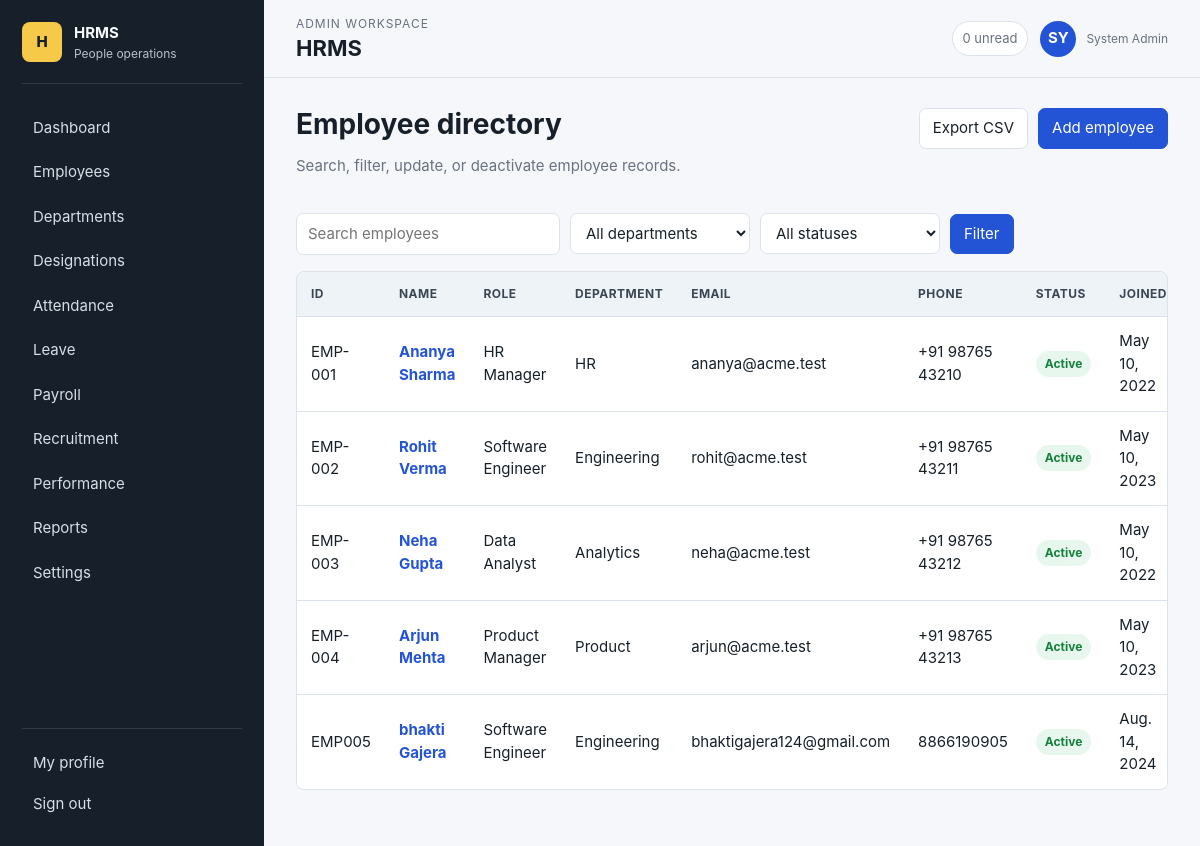
Screenshot of /employees/ (signed in) with the database file from the repository.
### ems/models.py (models this page shows, shortened)
class TimeStampedModel(models.Model):
    created_at = models.DateTimeField(auto_now_add=True)
    updated_at = models.DateTimeField(auto_now=True)
    class Meta:
        abstract = True

class Employee(TimeStampedModel):
    class Status(models.TextChoices):
        ACTIVE = "active", "Active"
        INACTIVE = "inactive", "Inactive"
    class Gender(models.TextChoices):
        FEMALE = "female", "Female"
        MALE = "male", "Male"
        OTHER = "other", "Other"
    user = models.OneToOneField(settings.AUTH_USER_MODEL, on_delete=models.CASCADE, related_name="employee", null=True, blank=True)
    employee_id = models.CharField(max_length=20, unique=True)
    department = models.ForeignKey(Department, on_delete=models.PROTECT, related_name="employees")
    designation = models.ForeignKey(Designation, on_delete=models.PROTECT, related_name="employees")
    phone = models.CharField(max_length=25)
    date_of_birth = models.DateField(null=True, blank=True)
    gender = models.CharField(max_length=10, choices=Gender.choices, blank=True)
    address = models.TextField(blank=True)
    joining_date = models.DateField()
    status = models.CharField(max_length=10, choices=Status.choices, default=Status.ACTIVE)
    profile_photo = models.ImageField(upload_to="profiles/", blank=True)
    emergency_contact = models.CharField(max_length=25, blank=True)
    @property
    def full_name(self): return self.user.get_full_name() if self.user else self.employee_id

class Designation(TimeStampedModel):
    name = models.CharField(max_length=100, unique=True)
    description = models.TextField(blank=True)
    active = models.BooleanField(default=True)
    def __str__(self): return self.name

class Department(TimeStampedModel):
    name = models.CharField(max_length=100, unique=True)
    description = models.TextField(blank=True)
    active = models.BooleanField(default=True)
    def __str__(self): return self.name

### ems/views.py (the view)
# urls.py: path("employees/",views.employees,name="employees"),path("employees/add/",views.employee_form,name="employee_add"),path("employees/<int:pk>/edit/",views.employee_form,name="employee_edit"),path("emplo
@admin_required
def employees(request):
    records = Employee.objects.select_related("user", "department", "designation").order_by("employee_id")
    q=request.GET.get("q", ""); department=request.GET.get("department", ""); status=request.GET.get("status", "")
    if q: records=records.filter(Q(employee_id__icontains=q)|Q(user__first_name__icontains=q)|Q(user__last_name__icontains=q)|Q(user__email__icontains=q))
    if department: records=records.filter(department_id=department)
    if status: records=records.filter(status=status)
    return render(request,"ems/employees.html",{"employees":paginate(request,records),"departments":Department.objects.filter(active=True),"q":q,"selected_department":department,"selected_status":status})

### ems/views.py (called while the page is built)
def is_admin(user): return user.is_authenticated and user.is_staff

def admin_required(view_func):
    @wraps(view_func)
    @login_required
    def wrapped(request, *args, **kwargs):
        if not is_admin(request.user):
            return render(request, "403.html", status=403)
        return view_func(request, *args, **kwargs)
    return wrapped

def paginate(request, records, per_page=12):
    return Paginator(records, per_page).get_page(request.GET.get("page"))

### templates/ems/employees.html (shortened to what this page needs)
{% extends "base.html" %}
{% block content %}
  <div class="page-head">
    <div>
      <h1>Employee directory</h1>
      <p class="muted">Search, filter, update, or deactivate employee records.</p>
    </div>
    <div class="toolbar">
      <a class="btn" href="{% url 'ems:employees_export' %}">Export CSV</a>
      <a class="btn primary" href="{% url 'ems:employee_add' %}">Add employee</a>
    </div>
  </div>
  <form class="toolbar" method="get">
    <input class="input" name="q" value="{{ q }}" placeholder="Search employees">
    <select class="input" name="department">
      <option value="">All departments</option>
    </select>
    <select class="input" name="status">
      <option value="">All statuses</option>
    </select>
    <button class="btn primary">Filter</button>
  </form>
  <div class="table-wrap">
    <table>
      <thead>
        <tr><th>ID</th><th>Name</th><th>Role</th><th>Department</th><th>Email</th><th>Phone</th><th>Status</th><th>Joined</th><th>Actions</th></tr>
      </thead>
      <tbody>
        {% for e in employees %}
          <tr>
            <td>{{ e.employee_id }}</td>
            <td><a class="text-link" href="{% url 'ems:employee_edit' e.pk %}">{{ e.full_name }}</a></td>
            <td>{{ e.designation }}</td>
            <td>{{ e.department }}</td>
            <td>{{ e.user.email }}</td>
            <td>{{ e.phone }}</td>
            <td><span class="badge {{ e.status }}">{{ e.get_status_display }}</span></td>
            <td>{{ e.joining_date }}</td>
          </tr>
        {% empty %}
          <tr><td colspan="9" class="empty">No employees match your filters.</td></tr>
        {% endfor %}
      </tbody>
    </table>
  </div>
{% endblock %}

### templates/base.html (shortened to what this page needs)
{% load static %}
<!doctype html>
<html lang="en">
<head>
  <link rel="stylesheet" href="{% static 'css/app.css' %}">
</head>
<body class="app-body">
  {% if request.user.is_authenticated %}
    {% include "components/sidebar.html" %}
    <div class="app-frame">
      {% include "components/topbar.html" %}
      <main class="page">
  {% else %}
    <main class="auth-page">
  {% endif %}
      {% block content %}{% endblock %}
    </main>
  {% if request.user.is_authenticated %}
    </div>
  {% endif %}
</body>
</html>

### templates/components/sidebar.html (shortened to what this page needs)
<aside class="app-sidebar" id="appSidebar">
  <a class="brand-mark" href="{% url 'ems:dashboard' %}" aria-label="Dashboard">
    <span class="brand-symbol">H</span>
    <span><strong>HRMS</strong><small>People operations</small></span>
  </a>
  <nav class="nav-group" aria-label="Primary navigation">
    <a href="{% url 'ems:dashboard' %}">Dashboard</a>
    {% if request.user.is_staff %}
      <a href="{% url 'ems:employees' %}">Employees</a>
      <a href="{% url 'ems:departments' %}">Departments</a>
      <a href="{% url 'ems:designations' %}">Designations</a>
    {% endif %}
    <a href="{% url 'ems:attendance' %}">Attendance</a>
    <a href="{% url 'ems:leaves' %}">Leave</a>
    <a href="{% url 'ems:payroll' %}">Payroll</a>
    {% if request.user.is_staff %}
      <a href="{% url 'ems:recruitment' %}">Recruitment</a>
      <a href="{% url 'ems:performance' %}">Performance</a>
      <a href="{% url 'ems:reports' %}">Reports</a>
      <a href="{% url 'ems:settings' %}">Settings</a>
    {% endif %}
  </nav>
  <div class="sidebar-footer">
    <a href="{% url 'ems:profile' %}">My profile</a>
    <form method="post" action="{% url 'ems:logout' %}">
      <button class="nav-action" type="submit">Sign out</button>
    </form>
  </div>
</aside>

### templates/components/topbar.html (shortened to what this page needs)
<header class="app-topbar">
  <div>
    <p class="eyebrow">{% if request.user.is_staff %}Admin workspace{% else %}Employee workspace{% endif %}</p>
    <h1>{% block page_title %}HRMS{% endblock %}</h1>
  </div>
  <div class="topbar-user">
    <span class="notification-pill">0 unread</span>
    <a class="user-chip" href="{% url 'ems:profile' %}">
      <span>{{ request.user.get_full_name|default:request.user.username|slice:":2"|upper }}</span>
      <small>{{ request.user.get_full_name|default:request.user.username }}</small>
    </a>
  </div>
</header>

### rows the page displays
Employee: employee_id "EMP-001", full_name "Ananya Sharma", designation "HR Manager", department "HR", user.email "ananya@acme.test", phone "+91 98765 43210", status "Active", joining_date "May 10, 2022"
Employee: employee_id "EMP-002", full_name "Rohit Verma", designation "Software Engineer", department "Engineering", user.email "rohit@acme.test", phone "+91 98765 43211", status "Active", joining_date "May 10, 2023"
Employee: employee_id "EMP-003", full_name "Neha Gupta", designation "Data Analyst", department "Analytics", user.email "neha@acme.test", phone "+91 98765 43212", status "Active", joining_date "May 10, 2022"
Employee: employee_id "EMP-004", full_name "Arjun Mehta", designation "Product Manager", department "Product", user.email "arjun@acme.test", phone "+91 98765 43213", status "Active", joining_date "May 10, 2023"
Employee: employee_id "EMP005", full_name "bhakti Gajera", designation "Software Engineer", department "Engineering", user.email "bhaktigajera124@gmail.com", phone "8866190905", status "Active", joining_date "Aug. 14, 2024"

### other values shown
{{ request.user.get_full_name|default:request.user.username }} "System Admin"
